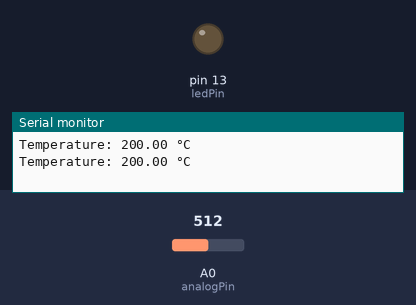
A sketch run on a simulated Arduino Uno, built with avr-gcc and run on an emulated ATmega328P. On the bench: output pins drawn as LEDs (lit = HIGH), the last lines printed to the serial monitor. Dashed ring = blinking. The test bench sets the inputs (shaded band); at power-on: A0 (analogPin) = 512.

Above: at 2.8 s.
2.9 s: A0 (analogPin) set to 132
5.6 s: A0 (analogPin) set to 112
At 6.1 s:
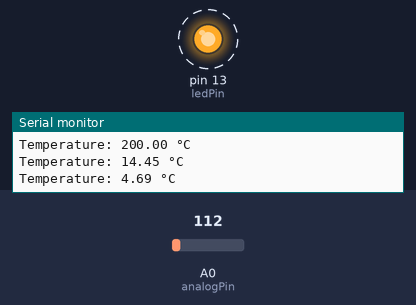
11.6 s: A0 (analogPin) set to 306
At 12.5 s:
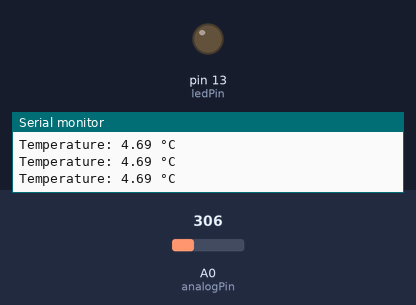
14.3 s: A0 (analogPin) set to 122
At 16.0 s:
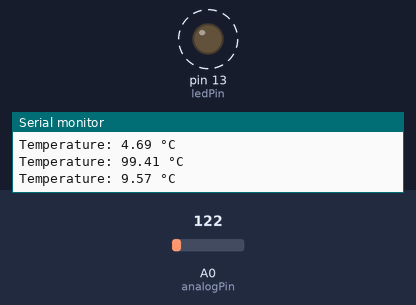
Timing chart, 0 to 21.3 s (numbered marks = the images above; inputs shaded):
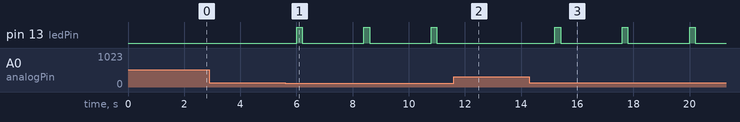

Measured:
- the behaviour switches between 123 and 122 on A0 (analogPin) (found by bisection; images 0 and 1)
- after the input at 5.6 s, pin 13 (ledPin): alternates HIGH for 0.20 s and LOW for 2.2 s, starting after 0.40 s
- after the input at 11.6 s, pin 13 (ledPin): stays LOW (without the input it goes to HIGH after 1.6 s)
- after the input at 14.3 s, pin 13 (ledPin): alternates HIGH for 0.20 s and LOW for 2.2 s, starting after 0.91 s

The sketch:

code.ino
```cpp
#define analogPin A0
#define ledPin     13     // digital pin for LED
#define THRESHOLD_TEMP 10.0  // threshold in °C

void setup() {
  Serial.begin(9600);
  pinMode(ledPin, OUTPUT);
}

void loop() {
  int sensorRead = analogRead(analogPin);
  float voltageOut = sensorRead * (5.0 / 1024.0);   // 5V reference
  float tempC = (voltageOut - 0.5) * 100.0;         //

  Serial.print("Temperature: ");
  Serial.print(tempC);
  Serial.println(" °C");

  if (tempC < THRESHOLD_TEMP) {
    // flicker the LED
    digitalWrite(ledPin, HIGH);
    delay(200);
    digitalWrite(ledPin, LOW);
    delay(200);
  } else {
    digitalWrite(ledPin, LOW);
  }

  delay(2000);   // wait 2 seconds between readings
}
```
